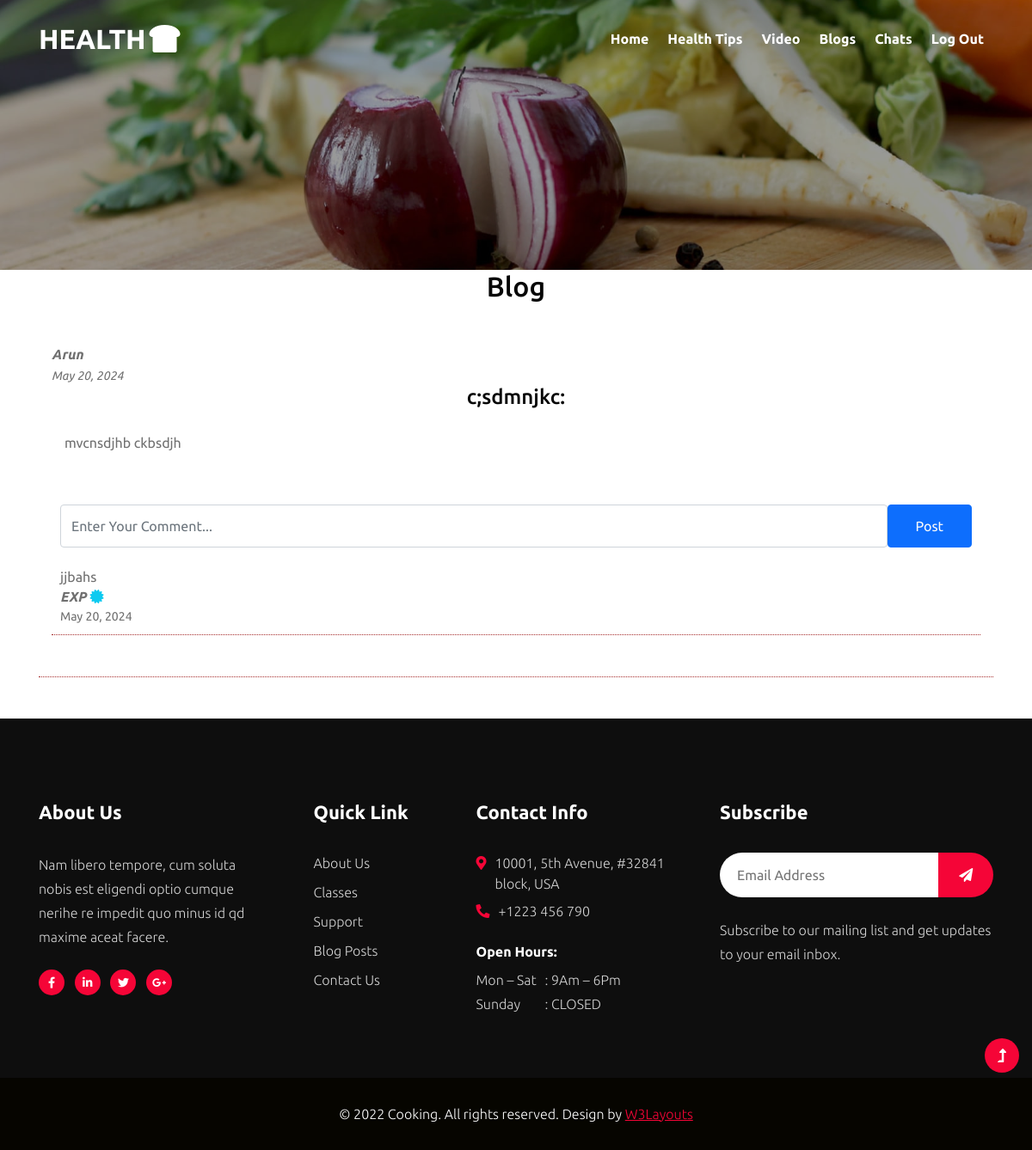
/expertviewblog?post=7 (signed in), run on the app's committed database.
### phwApp/models.py (models this page shows)
class Blogs(models.Model):
    user=models.ForeignKey(Registration,on_delete=models.CASCADE,null=True)
    expert = models.ForeignKey(Expert, on_delete=models.CASCADE,null=True)
    date = models.DateField(auto_now=True,null=True)
    title=models.CharField(max_length=20)
    desc=models.CharField(max_length=200)

class Registration(models.Model):
    name = models.CharField(max_length=30)
    email = models.EmailField(max_length=50)
    password = models.CharField(max_length=20)
    age = models.IntegerField(null=True)
    gender=models.CharField(max_length=20,null=True)
    user = models.ForeignKey(User, on_delete=models.CASCADE, null=True)

class Comments(models.Model):
    date = models.DateField(auto_now_add=True)
    comment = models.CharField(max_length=200)
    blog = models.ForeignKey(Blogs, on_delete=models.CASCADE)
    user = models.ForeignKey(Registration, on_delete=models.CASCADE,null=True)
    expert = models.ForeignKey(Expert, on_delete=models.CASCADE,null=True)

class Expert(models.Model):
    name=models.CharField(max_length=20)
    email=models.CharField(max_length=20)
    add=models.CharField(max_length=100)
    con=models.BigIntegerField()
    lic=models.ImageField()
    psw=models.CharField(max_length=20)
    user=models.ForeignKey(User,on_delete=models.CASCADE,null=True)

### phwApp/views.py (the view)
# urls.py: path('expertviewblog', views.expertviewblog),
def expertviewblog(request):
    uid = request.session['id']
    user = Expert.objects.get(id=uid)
    id = request.GET['post']
    data = Blogs.objects.get(id=id)
    if request.method == "POST":
        comment = request.POST['comment']
        db = Comments.objects.create(comment=comment, blog=data, expert=user)
        db.save()
    comments = Comments.objects.filter(blog=id)
    return render(request,"expertviewblog.html", {"data":data, "comments": comments})

### template/expertviewblog.html (shortened to what this page needs)
{% extends "expertbase.html" %} {% block content %}
<div class="w3l-contact-10" id="contact">
	<h2 class="text-center">Blog</h2>
	<div class="form-41-mian py-lg-5 py-md-4 py-2">
		<div class="container">
			<div class="contacts-5-grid-main">
				<div class="form-inner-cont">
					<div class="idea container">
						<div class="useridea d-flex">
							<div class="d-flex">
								<div class="">
									{% if data.expert %}
									<em><strong><a href="#">{{data.expert.name}} <em class='text-info'><i
														class="fa fa-certificate"
														aria-hidden="true"></i></em></a></strong><br /><small>{{data.date}}</small></em>
									{% else %}
									<em><strong><a
												href="#">{{data.user.name}}</a></strong><br /><small>{{data.date}}</small></em>
									{% endif %}
								</div>
							</div>
						</div>
						<div class="ideaContent container">
							<h4>{{data.title}}:</h4><br>
							<p class="line-clamp">{{data.desc}}</p>
						</div>
						<form action="" method="post" class="mt-5">
							<div style="display: flex; padding: 10px">
								<input type="text" name="comment" class="form-control"
									placeholder="Enter Your Comment..." />
								<input type="submit" value="Post" class="btn btn-primary text-light"
									style="width: 10%; height: 50px" />
							</div>
						</form>
						{% for c in comments %}
						<div class="comment" style="border-bottom: 1px dotted brown; padding: 10px">
							<p>{{c.comment}}</p>
							<h6>{% if c.expert %}
								<em><strong><a href="#">{{c.expert.name}} <em class='text-info'><i
													class="fa fa-certificate"
													aria-hidden="true"></i></em></a></strong></em>
								{% else %}
								<em><strong><a
											href="#">{{c.user.name}}</a></strong></em>
								{% endif %}</h6>
							<small>{{c.date}}</small>
						</div>
						{% endfor %}
						<br /><br />
					</div>
				</div>
			</div>
		</div>
	</div>
</div>
{% endblock %}

### template/expertviewblog.html (style rules this page uses)
.ideaContent p { text-align: justify; }
.ideaContent h4 { text-align: center; }
.idea { border-bottom: 1px dotted brown; }

### data on the page
Blogs: user.name "Arun", date "May 20, 2024", title "c;sdmnjkc", desc "mvcnsdjhb ckbsdjh"
Comments: comment "jjbahs", expert.name "EXP", date "May 20, 2024"
